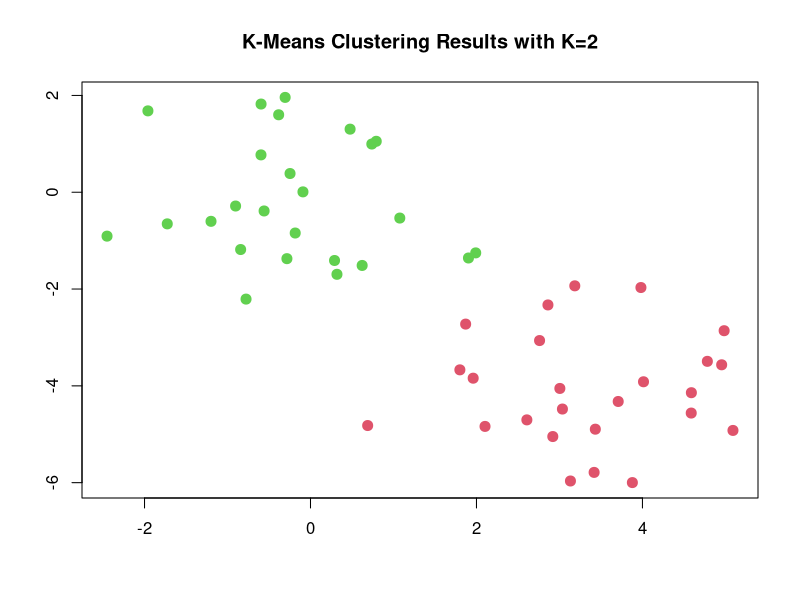
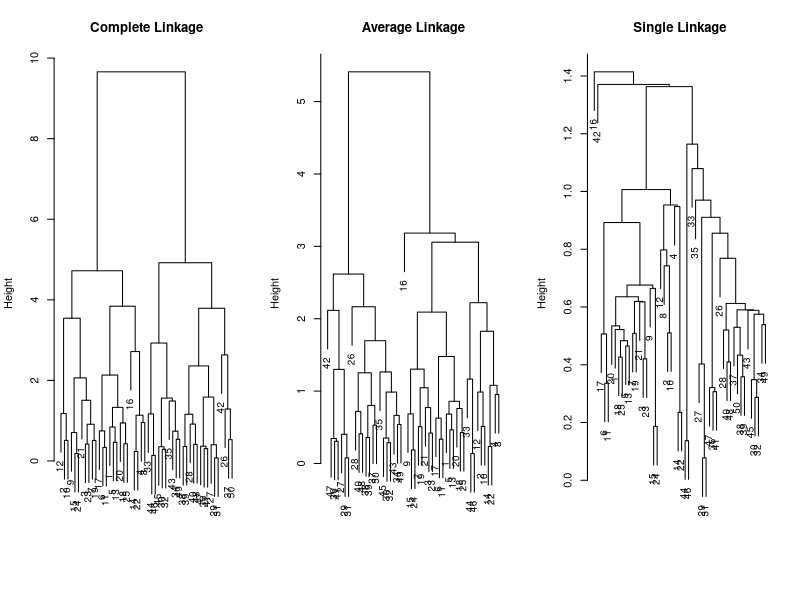
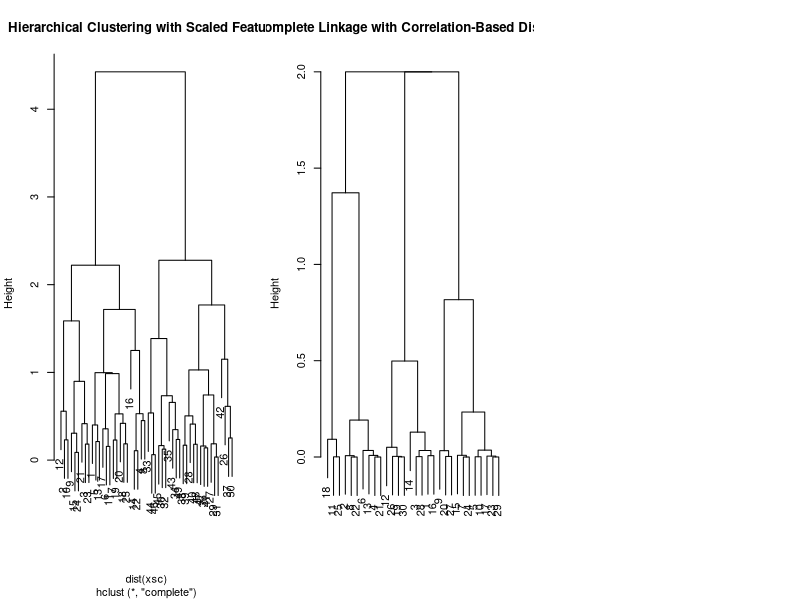

The R script that drew these images, in order:
# Chapter 10 Pratice Lab from Textbook 

# ------ 10.5.1 K-Means Clustering -----------
set.seed(2)
x=matrix(rnorm(50*2), ncol=2)
x[1:25,1] = x[1:25, 1] + 3 
x[1:25,2] = x[1:25, 2] - 4 

# K-means clustering with K=2
km.out <- kmeans(x,2, nstart=20)

# The cluster assignments of the 50 obersearvations are contained in $cluster
km.out$cluster

# We plot the data, with each oobservation colored according to its cluster assignment
plot(x, col=(km.out$cluster+1), main="K-Means Clustering Results with K=2", xlab="", ylab="", pch=20, cex=2)

# If there were more than 2 variables then we could instead perform PCA and plot the first 2 principal score vectors 

# In real data we do not know the true number of clusters 

# ----- Another try ------------
set.seed(4)
km.out <- kmeans(x,3,nstart=20)
km.out

# ----- We compare nstarts -----------
set.seed(3)
km.out <- kmeans(x,3, nstart=1)
km.out$tot.withinss
km.out
km.out2 <- kmeans(x,3,nstart=20)
km.out2$tot.withinss

# km.out$tot.withinss is the total within-cluster sum of squares, which we seek to minimzize by performing K-means
# Always recommend a high nstart such as 20 or 50, otherwise an undersirable local opt may be obtained

# ------ 10.5.2. Hierarchical Clustering --------------
# dist () function is used to coompute the 50x50 inter-observation Euclidean distance matrix 
hc.complete <- hclust(dist(x), method="complete")
hc.complete

# Using average or single linkage instead ****** 
hc.average <-hclust(dist(x), method="average")
hc.single <- hclust(dist(x), method="single")

par(mfrow=c(1,3))
plot(hc.complete, main="Complete Linkage", xlab="", sub="", cex=0.9)
plot(hc.average, main="Average Linkage", xlab = " ", sub = " ", cex=0.9)
plot(hc.single, main="Single Linkage", xlab = " ", sub = " ", cex = 0.9)

# to determine the cluster labels for each observation associated with a given cut of the dendrogram use cutree()
cutree(hc.complete, 2)
cutree(hc.average, 2)
cutree(hc.single, 2)

cutree(hc.single, 4)

# to scale the variables before performing hierarchical clustering of the observations, we use the scale() function
xsc <- scale(x)
plot(hclust(dist(xsc), method = "complete"), main="Hierarchical Clustering with Scaled Features")

x <- matrix(rnorm(30*3), ncol=3)
dd <- as.dist(1-cor(t(x)))
plot(hclust(dd, method="complete"), main="Complete Linkage with Correlation-Based Distance", xlab="", sub=" ")




